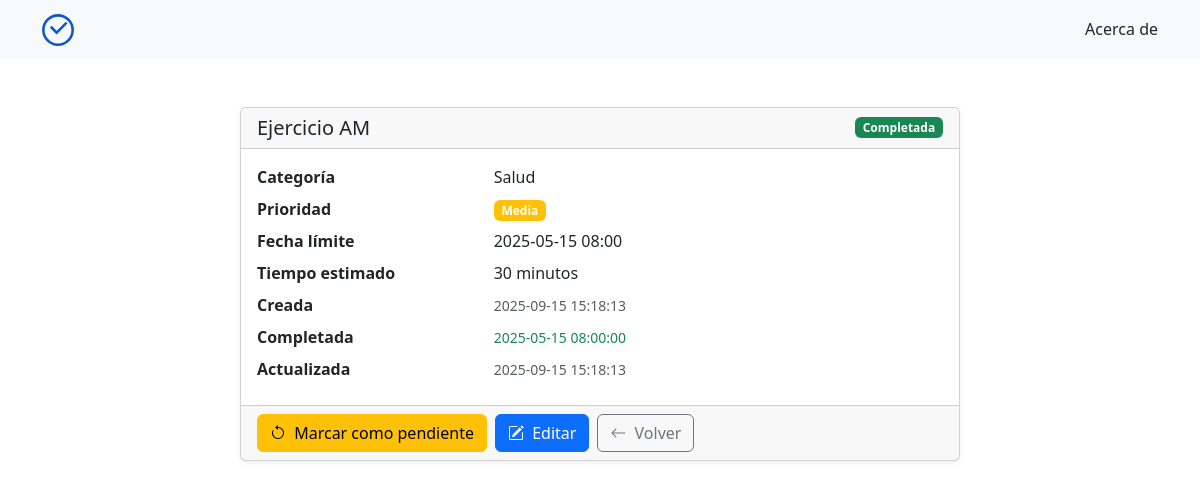
/tarea/1, run on an earlier commit of the app's database.
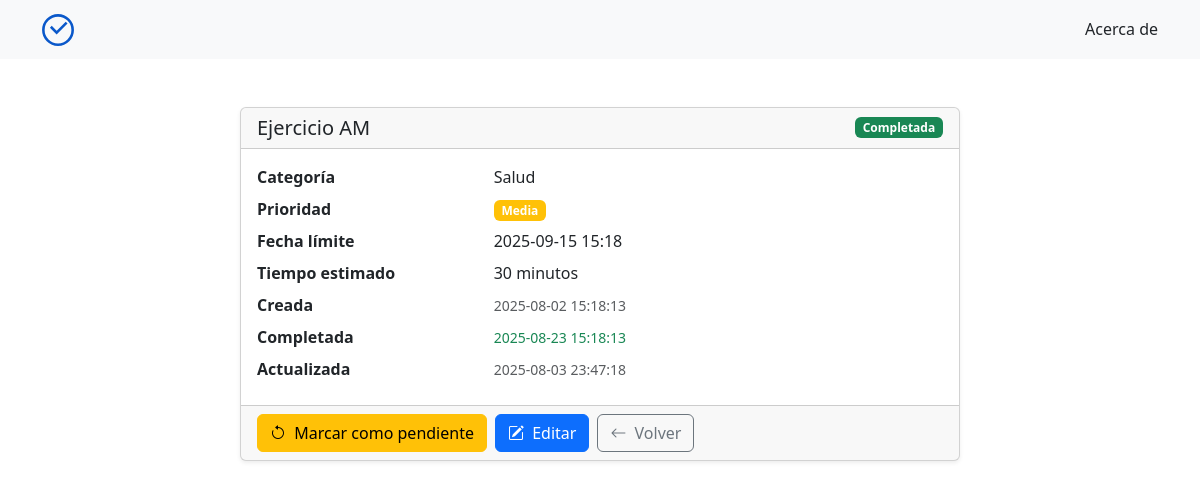
And on a later commit of the database.
### tables this page shows
CREATE TABLE tareas (
            id INTEGER PRIMARY KEY AUTOINCREMENT,
            nombre TEXT NOT NULL,
            fecha_creacion TEXT NOT NULL DEFAULT (datetime('now','localtime')),
            fecha_limite TEXT,
            prioridad TEXT DEFAULT 'media',
            estado TEXT NOT NULL DEFAULT 'pendiente',
            tiempo_estimado INTEGER,
            completado_en TEXT,
            id_categoria INTEGER NOT NULL,
            fecha_actualizacion TEXT NOT NULL DEFAULT (datetime('now','localtime')),
            FOREIGN KEY (id_categoria) REFERENCES categorias(id)
                ON UPDATE CASCADE
                ON DELETE RESTRICT
        );

CREATE TABLE categorias (
            id INTEGER PRIMARY KEY AUTOINCREMENT,
            nombre TEXT NOT NULL UNIQUE
        );

### app.py (the view)
@app.route('/tarea/<int:id>')
def detalle(id): # CONSULTA EL DETALLE DE UNA TAREA ESPECÍFICA
    tarea = Tarea.get_by_id(id)
    if not tarea:
        return render_template("404.html"), 404
    categoria = Categoria.get_by_id(tarea["id_categoria"])
    return render_template("tarea.html", tarea=tarea, categoria=categoria)

### database.py (called while the page is built)
def connect_db():
    conn = sqlite3.connect(DATABASE_NAME) # Conecta a la base de datos
    conn.row_factory = sqlite3.Row  # Devuelve filas tipo Row: acceso por índice y por llave
    conn.execute("PRAGMA foreign_keys = ON") # Activa el modo de clave foránea
    return conn

def query_one(sql, params=None):
    conn = connect_db()
    row = conn.execute(sql, params or ()).fetchone()
    conn.close()
    return row

### models/categoria.py (called while the page is built)
    @staticmethod
    def get_by_id(categoria_id):
        query = query_one("SELECT id, nombre FROM categorias WHERE id = ?", (categoria_id,))
        print(f" * Categoría: {query}")
        return query

### models/tarea.py (called while the page is built)
    @staticmethod
    def get_by_id(tarea_id):
        return query_one(
            """SELECT id, nombre, fecha_creacion, fecha_limite, prioridad, estado, tiempo_estimado,
                      completado_en, id_categoria, fecha_actualizacion
               FROM tareas WHERE id = ?""",
            (tarea_id,),
        )

### templates/tarea.html (shortened to what this page needs)
{% extends "layout.html" %}
{% block content %}
<section id="tarea" class="container mt-4">
  <div class="row justify-content-center">
    <div class="col-12 col-lg-8">
      <div class="card shadow-sm">
        <div class="card-header d-flex justify-content-between align-items-center">
          <h2 class="h5 mb-0">{{ tarea.nombre }}</h2>
          <span class="badge {{ 'bg-success' if tarea.estado == 'completada' else 'bg-secondary' }}">{{ tarea.estado|title }}</span>
        </div>
        <div class="card-body">
          <dl class="row mb-0">
            <dt class="col-sm-4">Categoría</dt>
            <dd class="col-sm-8">{{ categoria.nombre }}</dd>
            <dt class="col-sm-4">Prioridad</dt>
            <dd class="col-sm-8">
              <span class="badge
                {% if tarea.prioridad == 'alta' %}bg-danger
                {% elif tarea.prioridad == 'media' %}bg-warning
                {% else %}bg-info{% endif %}">
                {{ tarea.prioridad|title }}
              </span>
            </dd>
            {% if tarea.fecha_limite %}
            <dt class="col-sm-4">Fecha límite</dt>
            <dd class="col-sm-8">
              <span>
                {% if 'T' in tarea.fecha_limite %}
                  {{ tarea.fecha_limite.replace('T', ' ') }}
                {% else %}
                  {{ tarea.fecha_limite }}
                {% endif %}
              </span>
            </dd>
            {% endif %}
            {% if tarea.tiempo_estimado %}
            <dt class="col-sm-4">Tiempo estimado</dt>
            <dd class="col-sm-8">{{ tarea.tiempo_estimado }} minutos</dd>
            {% endif %}
            <dt class="col-sm-4">Creada</dt>
            <dd class="col-sm-8"><small class="text-muted">{{ tarea.fecha_creacion }}</small></dd>
            {% if tarea.completado_en %}
            <dt class="col-sm-4">Completada</dt>
            <dd class="col-sm-8"><small class="text-success">{{ tarea.completado_en }}</small></dd>
            {% endif %}
            <dt class="col-sm-4">Actualizada</dt>
            <dd class="col-sm-8"><small class="text-muted">{{ tarea.fecha_actualizacion }}</small></dd>
          </dl>
        </div>
        <div class="card-footer d-flex gap-2">
          <form action="/tarea/{{ tarea.id }}/toggle-estado" method="post" class="m-0 p-0" data-id="{{ tarea.id }}" id="toggle-estado-form">
            {% set es_completada = tarea.estado == 'completada' %}
            <button type="submit" class="btn {{ 'btn-warning' if es_completada else 'btn-success' }}">
              {% if es_completada %}
              <i class="bi bi-arrow-counterclockwise me-1"></i>
              Marcar como pendiente
              {% else %}
              <i class="bi bi-check2-circle me-1"></i>
              Marcar como completada
              {% endif %}
            </button>
          </form>
          <a href="/editar/{{ tarea.id }}" class="btn btn-primary">
            <i class="bi bi-pencil-square me-1"></i>
            Editar
          </a>
          <a href="/" class="btn btn-outline-secondary">
            <i class="bi bi-arrow-left me-1"></i>
            Volver
          </a>
        </div>
      </div>
    </div>
  </div>
</section>
{% endblock %}

### templates/layout.html (shortened to what this page needs)
<!DOCTYPE html>
<html lang="en">
  <head>
    <link href="https://cdn.jsdelivr.net/npm/bootstrap@5.3.8/dist/css/bootstrap.min.css" rel="stylesheet">
    <link rel="stylesheet" href="https://cdn.jsdelivr.net/npm/bootstrap-icons@1.11.3/font/bootstrap-icons.min.css">
  </head>
  <body>
    <nav class="navbar navbar-expand-lg navbar-light bg-light">
      <div class="container">
        <a href="/" class="navbar-brand" title="Ir a la página de inicio">
          <img src="/static/rutina.py-logo.svg" alt="Logo Rutina.py" width="32" height="32">
        </a>
        <a href="/acerca" class="nav-link" title="Conoce más sobre Rutina.py">Acerca de</a>
      </div>
    </nav>
    <br>
    <main class="container">
      {% block content %}
      {% endblock %}
    </main>
  </body>
</html>

What changed in the data, as far as the page shows it:
changed tareas "Ejercicio AM": fecha_limite.replace "2025-05-15 08:00" → "2025-09-15 15:18"; fecha_creacion "2025-09-15 15:18:13" → "2025-08-02 15:18:13"; completado_en "2025-05-15 08:00:00" → "2025-08-23 15:18:13"; fecha_actualizacion "2025-09-15 15:18:13" → "2025-08-03 23:47:18"
